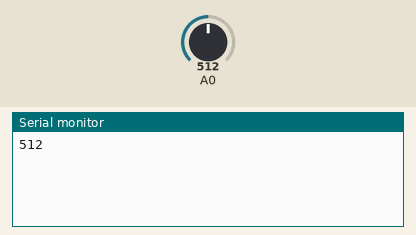
This sketch was run on a simulated Arduino Uno, built with avr-gcc and run on an emulated ATmega328P. On the bench: the last lines printed to the serial monitor. The test bench sets the inputs (shaded band); at power-on: A0 = 512. EEPROM starts erased.

Above: at 16.2 s.
16.3 s: A0 set to 716
At 18.6 s:
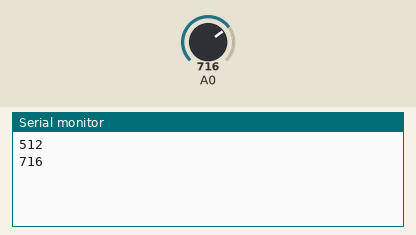
19.3 s: A0 set to 900
At 22.1 s:
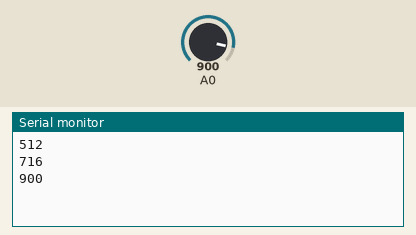
Timing chart, 0 to 23.6 s (numbered marks = the images above; inputs shaded):
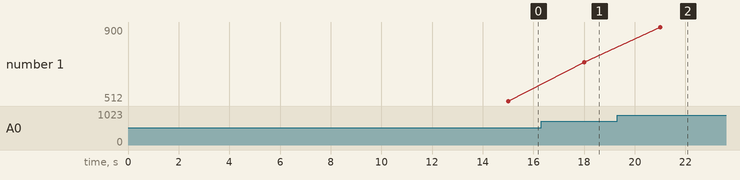

The sketch:

sketch_feb09a.ino
```cpp
#include <EEPROM.h>

int x;
int add;

void setup() {
  delay(15000);
  Serial.begin(9600);
}

void loop() {
  x=analogRead(A0);
  if (x<1020){EEPROM.write(add,x); add=add+2;}
  Serial.println(x);
  delay(3000);
}
```

Measured:
- after the input at 16.3 s, the serial monitor: prints a new line after 1.7 s (image 1)
- after the input at 19.3 s, the serial monitor: prints a new line after 1.7 s (image 2)
- plotted number 1: 512 → 716 after the input at 16.3 s, 716 → 900 after the input at 19.3 s
